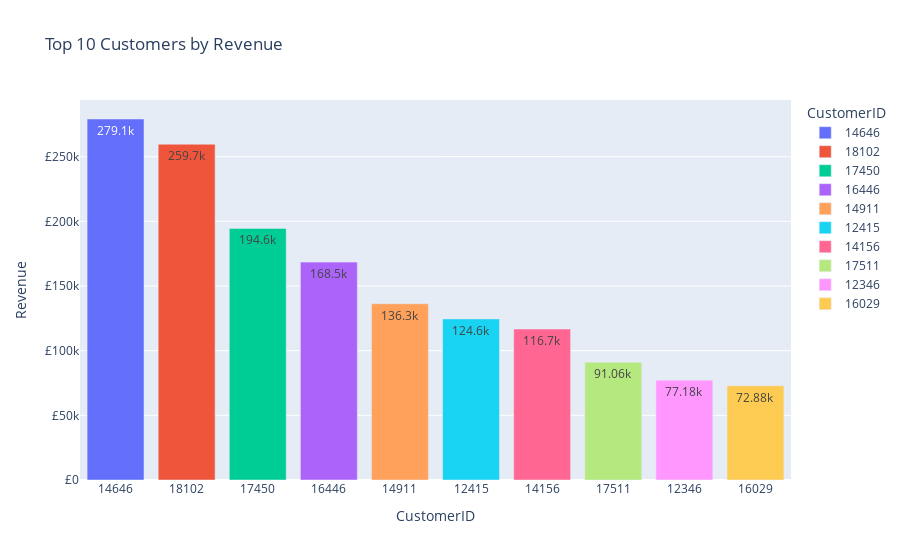

The cell this chart's notebook holds for it:
### Markdown cell above
Which customers made the largest purchase?

### Code cell
top_customers = Sales.groupby('CustomerID', as_index=False)['Revenue'].sum() \
.sort_values(by='Revenue', ascending=False) \
.reset_index(drop=True)
top_customers['CustomerID'] = top_customers['CustomerID'].astype(str)

fig = px.bar(top_customers[:10],
            title='Top 10 Customers by Revenue',
            x='CustomerID',
            y='Revenue',
            color='CustomerID',
            text='Revenue',
            text_auto='.4s')
fig.update_yaxes(tickprefix=CURRENCY)
fig.show()

top_customers[:10]

### Figure 1 — Plotly figure (JSON) as saved in the notebook; plotly's stock layout.template omitted (floating-point values rounded to 4 significant figures)
{"data": [{"alignmentgroup": "True", "hovertemplate": "CustomerID=%{x}<br>Revenue=%{text}<extra></extra>", "legendgroup": "14646", "marker": {"color": "#636efa", "pattern": {"shape": ""}}, "name": "14646", "offsetgroup": "14646", "orientation": "v", "showlegend": true, "text": [279100.0], "textposition": "auto", "texttemplate": "%{y:.4s}", "type": "bar", "x": ["14646"], "xaxis": "x", "y": [279100.0], "yaxis": "y"}, {"alignmentgroup": "True", "hovertemplate": "CustomerID=%{x}<br>Revenue=%{text}<extra></extra>", "legendgroup": "18102", "marker": {"color": "#EF553B", "pattern": {"shape": ""}}, "name": "18102", "offsetgroup": "18102", "orientation": "v", "showlegend": true, "text": [259700.0], "textposition": "auto", "texttemplate": "%{y:.4s}", "type": "bar", "x": ["18102"], "xaxis": "x", "y": [259700.0], "yaxis": "y"}, {"alignmentgroup": "True", "hovertemplate": "CustomerID=%{x}<br>Revenue=%{text}<extra></extra>", "legendgroup": "17450", "marker": {"color": "#00cc96", "pattern": {"shape": ""}}, "name": "17450", "offsetgroup": "17450", "orientation": "v", "showlegend": true, "text": [194600.0], "textposition": "auto", "texttemplate": "%{y:.4s}", "type": "bar", "x": ["17450"], "xaxis": "x", "y": [194600.0], "yaxis": "y"}, {"alignmentgroup": "True", "hovertemplate": "CustomerID=%{x}<br>Revenue=%{text}<extra></extra>", "legendgroup": "16446", "marker": {"color": "#ab63fa", "pattern": {"shape": ""}}, "name": "16446", "offsetgroup": "16446", "orientation": "v", "showlegend": true, "text": [168500.0], "textposition": "auto", "texttemplate": "%{y:.4s}", "type": "bar", "x": ["16446"], "xaxis": "x", "y": [168500.0], "yaxis": "y"}, {"alignmentgroup": "True", "hovertemplate": "CustomerID=%{x}<br>Revenue=%{text}<extra></extra>", "legendgroup": "14911", "marker": {"color": "#FFA15A", "pattern": {"shape": ""}}, "name": "14911", "offsetgroup": "14911", "orientation": "v", "showlegend": true, "text": [136300.0], "textposition": "auto", "texttemplate": "%{y:.4s}", "type": "bar", "x": ["14911"], "xaxis": "x", "y": [136300.0], "yaxis": "y"}, {"alignmentgroup": "True", "hovertemplate": "CustomerID=%{x}<br>Revenue=%{text}<extra></extra>", "legendgroup": "12415", "marker": {"color": "#19d3f3", "pattern": {"shape": ""}}, "name": "12415", "offsetgroup": "12415", "orientation": "v", "showlegend": true, "text": [124600.0], "textposition": "auto", "texttemplate": "%{y:.4s}", "type": "bar", "x": ["12415"], "xaxis": "x", "y": [124600.0], "yaxis": "y"}, {"alignmentgroup": "True", "hovertemplate": "CustomerID=%{x}<br>Revenue=%{text}<extra></extra>", "legendgroup": "14156", "marker": {"color": "#FF6692", "pattern": {"shape": ""}}, "name": "14156", "offsetgroup": "14156", "orientation": "v", "showlegend": true, "text": [116700.0], "textposition": "auto", "texttemplate": "%{y:.4s}", "type": "bar", "x": ["14156"], "xaxis": "x", "y": [116700.0], "yaxis": "y"}, {"alignmentgroup": "True", "hovertemplate": "CustomerID=%{x}<br>Revenue=%{text}<extra></extra>", "legendgroup": "17511", "marker": {"color": "#B6E880", "pattern": {"shape": ""}}, "name": "17511", "offsetgroup": "17511", "orientation": "v", "showlegend": true, "text": [91060.0], "textposition": "auto", "texttemplate": "%{y:.4s}", "type": "bar", "x": ["17511"], "xaxis": "x", "y": [91060.0], "yaxis": "y"}, {"alignmentgroup": "True", "hovertemplate": "CustomerID=%{x}<br>Revenue=%{text}<extra></extra>", "legendgroup": "12346", "marker": {"color": "#FF97FF", "pattern": {"shape": ""}}, "name": "12346", "offsetgroup": "12346", "orientation": "v", "showlegend": true, "text": [77180.0], "textposition": "auto", "texttemplate": "%{y:.4s}", "type": "bar", "x": ["12346"], "xaxis": "x", "y": [77180.0], "yaxis": "y"}, {"alignmentgroup": "True", "hovertemplate": "CustomerID=%{x}<br>Revenue=%{text}<extra></extra>", "legendgroup": "16029", "marker": {"color": "#FECB52", "pattern": {"shape": ""}}, "name": "16029", "offsetgroup": "16029", "orientation": "v", "showlegend": true, "text": [72880.0], "textposition": "auto", "texttemplate": "%{y:.4s}", "type": "bar", "x": ["16029"], "xaxis": "x", "y": [72880.0], "yaxis": "y"}], "layout": {"barmode": "relative", "legend": {"title": {"text": "CustomerID"}, "tracegroupgap": 0}, "title": {"text": "Top 10 Customers by Revenue"}, "xaxis": {"anchor": "y", "categoryarray": ["14646", "18102", "17450", "16446", "14911", "12415", "14156", "17511", "12346", "16029"], "categoryorder": "array", "domain": [0, 1], "title": {"text": "CustomerID"}}, "yaxis": {"anchor": "x", "domain": [0, 1], "tickprefix": "£", "title": {"text": "Revenue"}}}}
